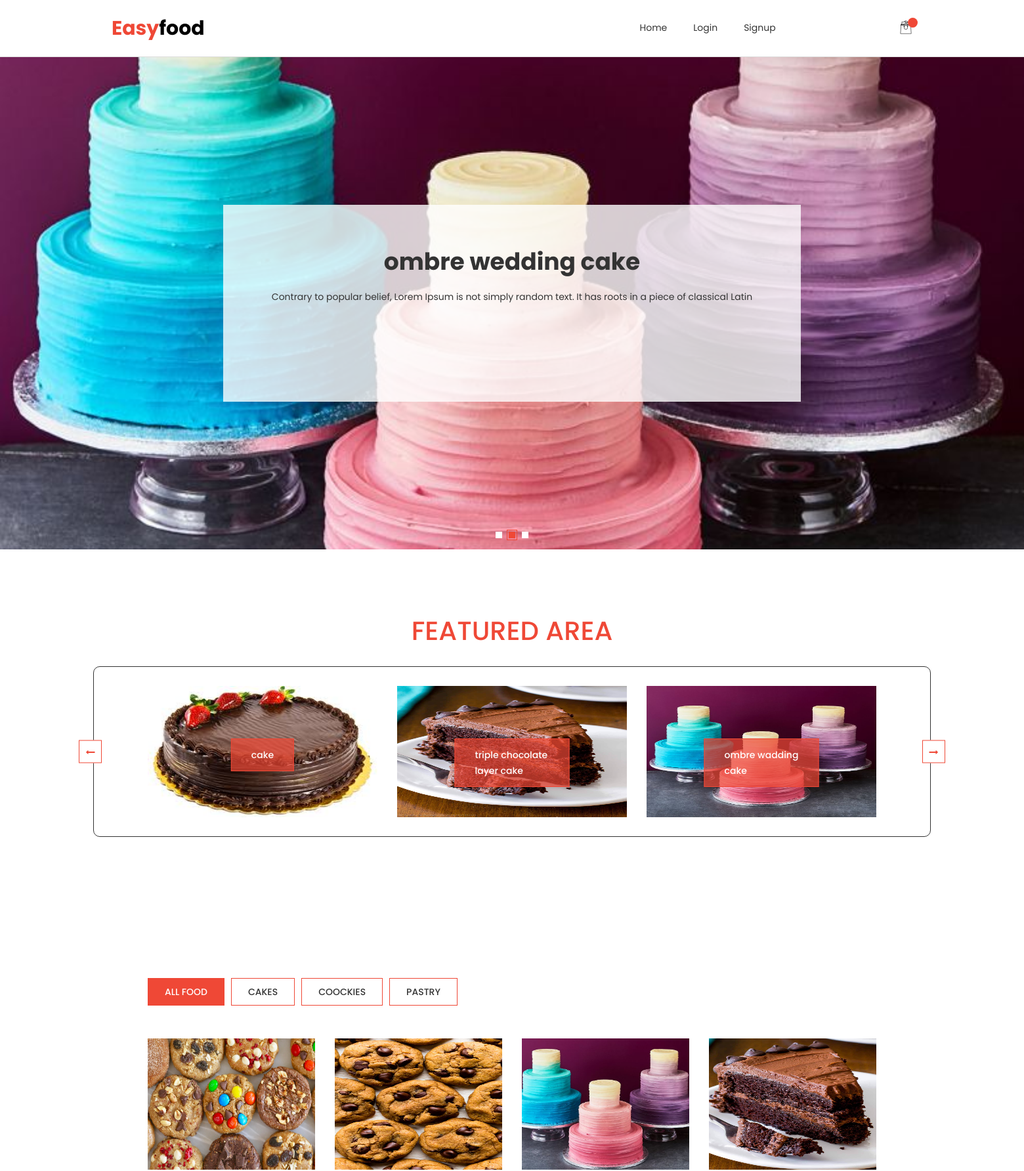
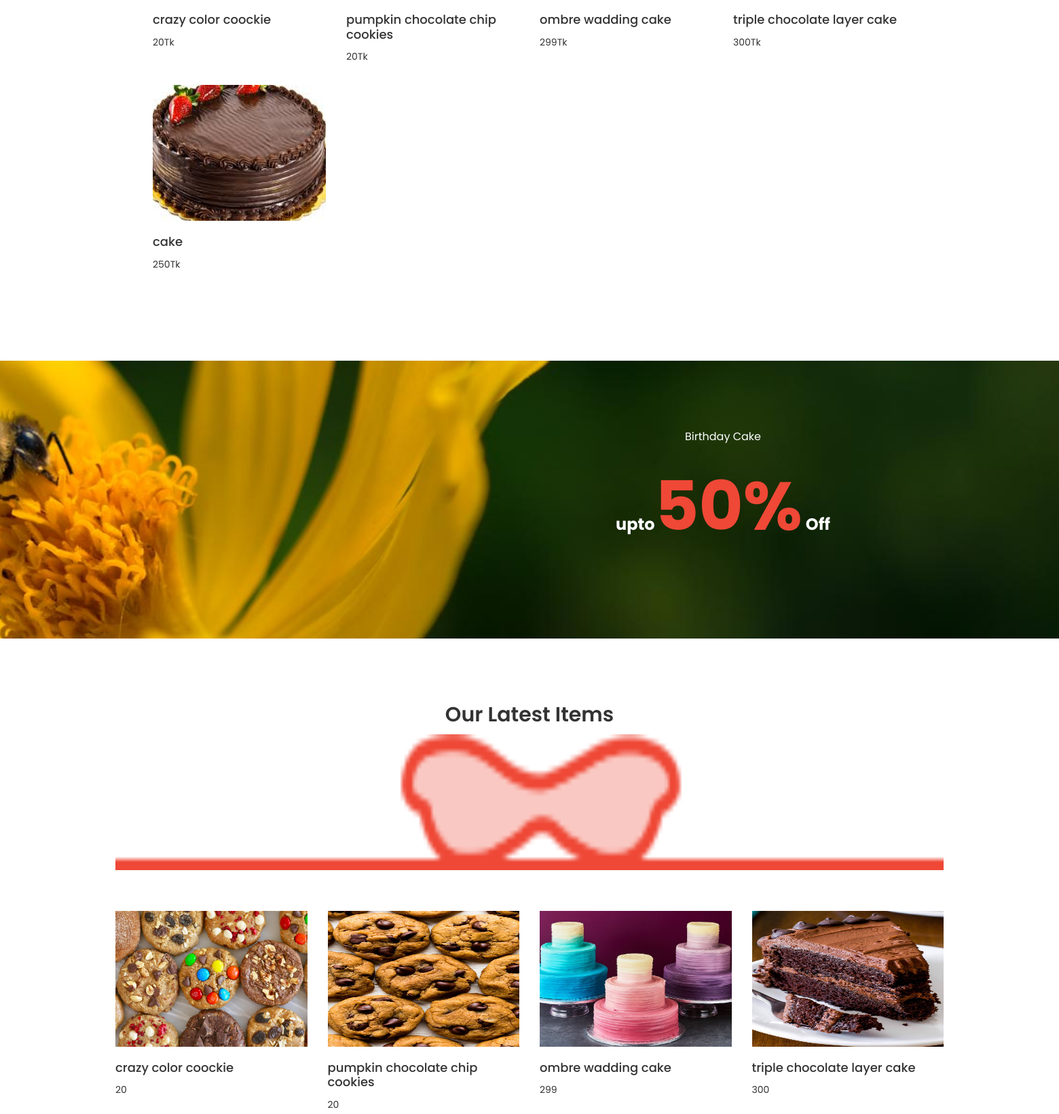
/home/ (upper part), run on the app's committed database (2 pictures, top to bottom).
### tables this page shows
CREATE TABLE `category` (
  `id` int(11) NOT NULL,
  `category` text NOT NULL,
  `img` text NOT NULL
);

### home/index.php (the view, shortened to what this page needs)
<?php
include("../connection.php");
?>
<!doctype html>
<html class="no-js" lang="en">
<head>
    <link rel="stylesheet" href="assets/css/bootstrap.min.css">
    <link rel="stylesheet" href="assets/css/owl.carousel.min.css">
    <link rel="stylesheet" href="assets/css/font-awesome.min.css">
    <link rel="stylesheet" href="assets/css/flaticon.css">
    <link rel="stylesheet" href="assets/css/jquery-ui.css">
    <link rel="stylesheet" href="assets/css/metisMenu.min.css">
    <link rel="stylesheet" href="assets/css/swiper.min.css">
    <link rel="stylesheet" href="assets/css/styles.css">
    <link rel="stylesheet" href="assets/css/responsive.css">
</head>
<body>
    <header class="header-area">
        <?php include("includes/header-bottom.php"); ?>
    </header>
    <?php include("includes/slider.php"); ?>
    <?php include("includes/featured-area.php"); ?>
    <div class="product-area pt-100">
        <div class="container">
            <div class="row">
                <div class="col-sm-12 col-lg-12">
                    <div class="product-menu mx-auto">
                        <?php include("includes/category-tab-content.php"); ?>
                    </div>
                </div>
            </div>
            <div class="tab-content">
                <?php include("includes/all-food.php"); ?>
            </div>
        </div>
    </div>
    <div class="banner-area bg-img-8">
        <div class="container">
            <div class="row">
                <div class="col-lg-6 offset-lg-6 col-md-8 offset-md-4">
                    <div class="banner-wrap">
                        <p>Birthday Cake</p>
                        <h2>upto<span>50%</span> Off</h2>
                    </div>
                </div>
            </div>
        </div>
    </div>
    <div class="product-area">
        <div class="fluid-container">
            <div class="row">
                <div class="col-12">
                    <div class="section-title">
                        <h2>Our Latest Items</h2>
                        <img src="assets/images/section-title.png" alt="">
                    </div>
                </div>
            </div>
            <ul class="row">
                <?php
                $sqla = "SELECT * FROM `item-detail` ORDER BY id DESC LIMIT 4";
                $resa = mysqli_query($conn,$sqla);
                while ($items = mysqli_fetch_array($resa)) {
                    ?>
                    <li class="col-xl-3 col-lg-4 col-sm-6 col-12">
                    <div class="product-wrap">
                        <div class="product-img">
                            <span>Sale</span>
                            <img src="<?php echo $items['img']; ?>" alt="">
                        </div>
                        <div class="product-content">
                            <h3><a href="javascript:void(0);"><?php echo $items['name']; ?></a></h3>
                            <p class="pull-left"><?php echo $items['price']; ?>
                            </p>
                        </div>
                    </div>
                </li>
                    <?php
                }
                ?>
            </ul>
        </div>
    </div>
</body>
</html>

### home/includes/header-bottom.php (shortened to what this page needs)
<div class="header-bottom">
    <div class="fluid-container">
        <div class="row">
            <div class="col-lg-3 col-md-7 col-sm-6 col-6">
                <div class="logo">
                    <a href="index.php">
                        <h1 style="font-weight:bold;font-size: 30px;margin: 0px;"><div class="d-inline-block" style="color:#ef4836;">Easy</div><div class="d-inline-block" style="color:#000;">food</div></h1>
                    </a>
                </div>
            </div>
            <div class="col-lg-7 d-none d-lg-block">
                <nav class="mainmenu">
                    <ul class="d-flex">
                        <li><a href="index.php">Home</a></li>
                        <?php
                        if (isset($_SESSION['user'])) {
                            $a = $_SESSION['user'];
                           file_put_contents('test.txt',json_encode($a));
                            ?>
                            <li><a href="myorders.php">My Orders</a></li>
                            <li><a href="change-password.php">Change password</a></li>
                            <li><a href="logout.php" onclick="cart_flash()">Logout</a></li>
                            <li>
                                <div class="d-flex justify-content-between" style="color: #ef4836;border: 1px solid #ef4836;">
                                <span style="padding: 0px 10px;"><i class="fa fa-user"></i>
                                <?php echo $_SESSION['user']['name']; ?></span>
                                </div>
                            </li>
                            <?php
                        }else {
                            ?>
                            <li><a href="login.php">Login</a></li>
                            <li><a href="signup.php">Signup</a></li>
                            <?php
                        }
                        ?>
                    </ul>
                </nav>
            </div>
            <div class="col-md-4 col-lg-2 col-sm-5 col-4">
                <ul class="search-cart-wrapper d-flex">
                    <li><a href="cart.php"><i class="flaticon-shop"></i>
                    <span id="countCart"></span>
                    </a>
                    </li>
                </ul>
            </div>
        </div>
    </div>
</div>

### home/includes/slider.php (shortened to what this page needs)
<div class="slider-area">
        <div class="swiper-container">
            <div class="swiper-wrapper">
                <div class="swiper-slide">
                    <div class="slide-inner slide-inner7">
                        <div class="container">
                            <div class="row">
                                <div class="col-lg-12 col-lg-9 col-12">
                                    <div class="slider-content">
                                        <div class="slider-shape">
                                            <h2 data-swiper-parallax="-500">ombre wedding cake</h2>
                                            <p data-swiper-parallax="-400">Contrary to popular belief, Lorem Ipsum is not simply random text. It has roots in a piece of classical Latin</p>
                                        </div>
                                    </div>
                                </div>
                            </div>
                        </div>
                    </div>
                </div>
            </div>
            <div class="swiper-pagination"></div>
        </div>
    </div>

### home/includes/featured-area.php
<div class="featured-area featured-area2">
        <div class="container">
            <div style="text-align:center;"><h1 style="color:#ef4836;display:inline-block;">FEATURED AREA</h1></div>
            <div class="row">
                <div class="col-12">
                    <div class="featured-active2 owl-carousel next-prev-style">
                        <?php
                        $sql = "SELECT * FROM `item-detail` order by id";
                        $res = mysqli_query($conn,$sql);
                        while ($item = mysqli_fetch_assoc($res)) {
                            ?>
                            <div class="featured-wrap">
                            <div class="featured-img">
                                <img src="<?php echo $item['img']; ?>" alt="">
                                <div class="featured-content">
                                    <a href="javascript:void(0)"><?php echo $item['name']; ?></a>
                                </div>
                            </div>
                        </div>
                            <?php
                        }
                        ?>
                    </div>
                </div>
            </div>
        </div>
    </div>

### home/includes/category-tab-content.php
<?php
$sql = "SELECT * FROM `category` order by `id` asc";
$res = mysqli_query($conn,$sql);
?>
<ul class="nav">
    <li>
        <a class="active" data-toggle="tab" href="#all">All food</a>
    </li>
    <?php
    while ($category = mysqli_fetch_assoc($res)) {
    ?>
    <li>
        <a data-toggle="tab" href="#<?php echo $category['category']; ?>"><?php echo $category['category']; ?></a>
    </li>
    <?php
}
?>
</ul>

### home/includes/all-food.php (shortened to what this page needs)
<?php
$sql = "SELECT * FROM `item-detail` ORDER BY `id` DESC";
$res = mysqli_query($conn,$sql);
?>
<div class="tab-pane active" id="all">
<ul class="row">
<?php
if (mysqli_num_rows($res)>0) {
    while ($items = mysqli_fetch_array($res)) {
        ?>
        <li class="col-xl-3 col-lg-4 col-sm-6 col-12">
        <div class="product-wrap">
        <div class="product-img">
        <img src="<?php echo $items['img'] ?>" alt="">
        </div>
        <div class="product-content">
        <h3><a href="javascript:void(0);"><?php echo $items['name'] ?></a></h3>
        <p class="pull-left"><?php echo $items['price']."Tk" ?></p>
        </div>
        </div>
        </li>
        <?php
        }
    }
    else {
        ?>
        <div class="text-center">item not available right now, visit leter</div>
        <?php
    }
    ?>
    </ul>
    </div>

### home/assets/css/responsive.css (style rules this page uses)
@media screen and (min-width: 1366px) and (max-width: 1919px) { .fluid-container { width: 1250px; } }

### data on the page
item-detail: img (picture), name "cake", price "250"
item-detail: img (picture), name "triple chocolate layer cake", price "300"
item-detail: img (picture), name "ombre wadding cake", price "299"
category: category "CAKES"
category: category "COOCKIES"
category: category "PASTRY"
item-detail: img (picture), name "crazy color coockie", price "20"
item-detail: img (picture), name "pumpkin chocolate chip cookies", price "20"
